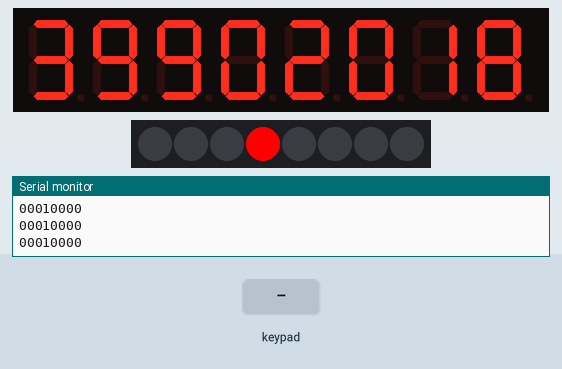
Simulated run of this sketch. Board: Arduino Uno, built with avr-gcc and run on an emulated ATmega328P. Parts: 8-digit seven-segment display, 8 RGB LEDs in strip order, left to right, the last lines printed to the serial monitor. Wiring (inferred from the names in the program): TM1638 display and keys: STB pin 7; clock pin 9; DIO pin 8. Inputs (shaded band) come from the test bench.

Above: at 1.2 s.
1.3 s: keypad keys 1 2 pressed 0.4 s apart
At 1.38 s:
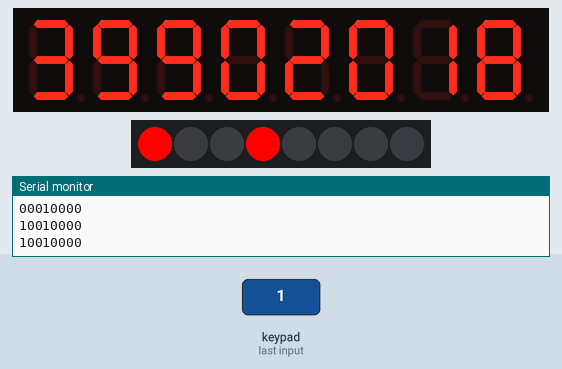
3.6 s: key '3' pressed
At 3.69 s:
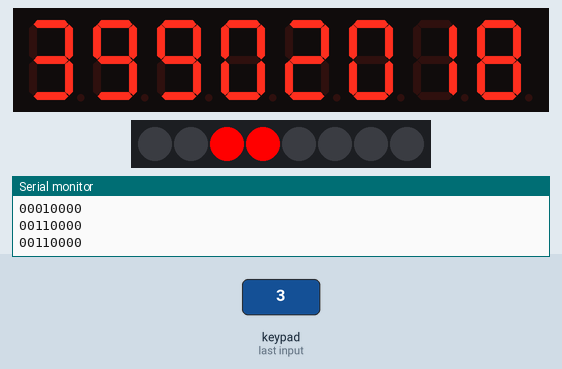
5.2 s: key '5' pressed
At 5.28 s:
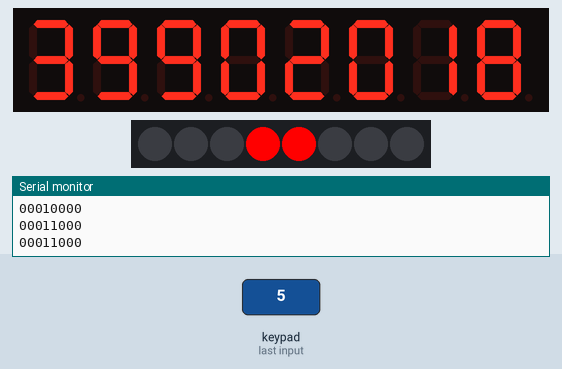
Timing chart, 0 to 8.2 s (numbered marks = the images above; inputs shaded):
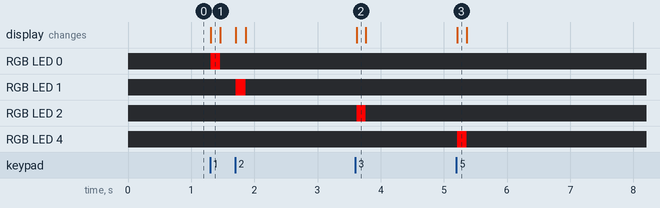

The sketch:

TM1638_test.ino
```cpp
const int STB = 7;
const int CLK = 9;
const int DIO = 8;

/*
    7 segment
    the numbers indicate the bit

      +-0-+
      5   1
      +-6-+
      4   2
      +-3-+  7
*/

const byte numbers[10] = {
  0b00111111,
  0b00000110,
  0b01011011,
  0b01001111,
  0b01100110,
  0b01101101,
  0b01111101,
  0b00000111,
  0b01111111,
  0b01101111,
};

byte readButtons() {
  byte raw = 0;

  digitalWrite(STB, LOW);
  shiftOut(DIO, CLK, LSBFIRST, 0x42);

  pinMode(DIO, INPUT);
  for (int i = 0; i < 4; i++)
    raw |= shiftIn(DIO, CLK, LSBFIRST) << i;
  pinMode(DIO, OUTPUT);
  digitalWrite(STB, HIGH);

  byte values;

  for (int i = 0; i < 8; i++) {
    values |= (raw & (0x1 << i) ? 1 : 0) << i;
  }

  return values;
}

void writeLed(byte pos, bool val) {
  digitalWrite(STB, LOW);
  shiftOut(DIO, CLK, LSBFIRST, 0xC1 + (pos << 1)); // 1st digit
  shiftOut(DIO, CLK, LSBFIRST, val);
  digitalWrite(STB, HIGH);
}

void writeDisplay(byte pos, byte character, bool dp = false) {
  digitalWrite(STB, LOW);
  shiftOut(DIO, CLK, LSBFIRST, 0xC0 + (pos << 1)); // 1st digit
  shiftOut(DIO, CLK, LSBFIRST, character + (0b10000000 * dp));
  digitalWrite(STB, HIGH);
}

void sendCommand(uint8_t value)
{
  digitalWrite(STB, LOW);
  shiftOut(DIO, CLK, LSBFIRST, value);
  digitalWrite(STB, HIGH);
}

void reset()
{
  sendCommand(0x40); // set auto increment mode
  digitalWrite(STB, LOW);
  shiftOut(DIO, CLK, LSBFIRST, 0xc0);   // set starting address to 0
  for (uint8_t i = 0; i < 16; i++)
  {
    shiftOut(DIO, CLK, LSBFIRST, 0x00);
  }
  digitalWrite(STB, HIGH);
}

void setup()
{
  pinMode(STB, OUTPUT);
  pinMode(CLK, OUTPUT);
  pinMode(DIO, OUTPUT);

  sendCommand(0b10001001); // 1000ABBB where A is activate and B is brightness

  reset();

  Serial.begin(9600);
}

void loop()
{
  sendCommand(0x44);  // set single address

  writeDisplay(0, numbers[3]);
  writeDisplay(1, numbers[9]);
  writeDisplay(2, numbers[9]);
  writeDisplay(3, numbers[0]);

  writeDisplay(4, numbers[2]);
  writeDisplay(5, numbers[0]);
  writeDisplay(6, numbers[1]);
  writeDisplay(7, numbers[8]);

  byte buttonValues = readButtons();
  for (int i = 0; i < 8; i++) {
    bool bit = bitRead(buttonValues, i);
    Serial.print(bit);
    writeLed(i, bit);
  }
  Serial.println();
}
```

Measured:
- after the input at 1.3 s, RGB LED 0: off → RGB(255, 0, 0) at once, → off 0.15 s later; RGB LED 1: off → RGB(255, 0, 0) after 0.41 s, → off 0.16 s later
- after the input at 3.6 s, RGB LED 2: off → RGB(255, 0, 0) at once, → off 0.15 s later
- after the input at 5.2 s, RGB LED 4: off → RGB(255, 0, 0) at once, → off 0.15 s later
